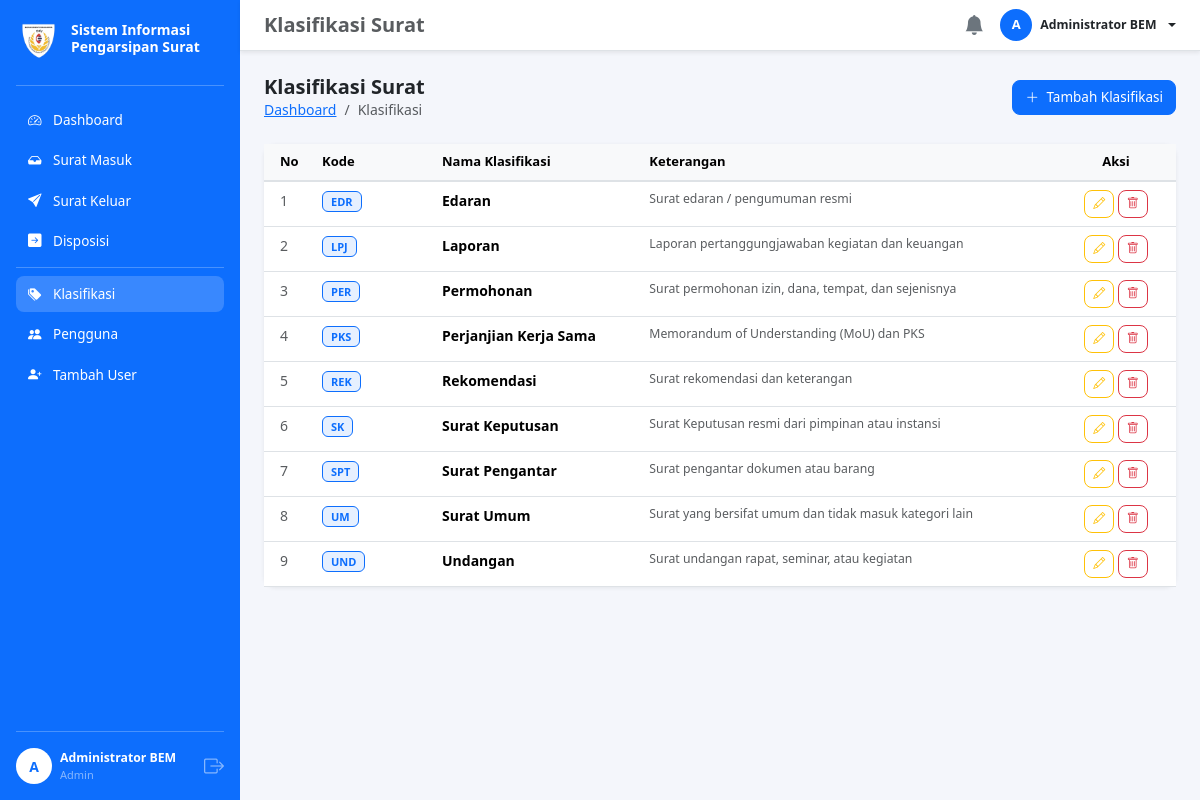
/klasifikasi (signed in), run on the app's committed database.
### tables this page shows
CREATE TABLE `klasifikasi` (
  `id` int(10) UNSIGNED NOT NULL,
  `kode` varchar(20) NOT NULL,
  `nama_klasifikasi` varchar(100) NOT NULL,
  `keterangan` text DEFAULT NULL,
  `created_at` timestamp NOT NULL DEFAULT current_timestamp()
);

### app/controllers/KlasifikasiController.php (called while the page is built, shortened)
<?php
class KlasifikasiController {
    private Klasifikasi  $model;
    public function __construct() {
        $this->model = new Klasifikasi();
    }
    public function index(): void {
        $list = $this->model->getAll();
        require ROOT_PATH . '/app/views/klasifikasi/index.php';
    }
}

### index.php (called while the page is built, shortened)
<?php
require_once __DIR__ . '/config/database.php';
require_once __DIR__ . '/helpers/auth_helper.php';
require_once __DIR__ . '/helpers/format_helper.php';
require_once __DIR__ . '/app/models/Klasifikasi.php';
require_once __DIR__ . '/app/controllers/KlasifikasiController.php';
require_once __DIR__ . '/routes/web.php';
route();

### helpers/auth_helper.php (called while the page is built, shortened)
<?php
function currentUser(): array {
    return [
        'id'    => $_SESSION['user_id']   ?? null,
        'nama'  => $_SESSION['user_nama'] ?? '',
        'email' => $_SESSION['user_email'] ?? '',
        'role'  => $_SESSION['user_role'] ?? '',
    ];
}

### helpers/format_helper.php (called while the page is built, shortened)
<?php
function sanitize(mixed $input): string {
    return htmlspecialchars(trim((string)$input), ENT_QUOTES, 'UTF-8');
}

### config/database.php (called while the page is built, shortened)
<?php
function getDB(): PDO {
    static $pdo = null;
    if ($pdo === null) {
        $dsn = "mysql:host=" . DB_HOST . ";dbname=" . DB_NAME . ";charset=" . DB_CHARSET;
        $options = [
            PDO::ATTR_ERRMODE            => PDO::ERRMODE_EXCEPTION,
            PDO::ATTR_DEFAULT_FETCH_MODE => PDO::FETCH_ASSOC,
            PDO::ATTR_EMULATE_PREPARES   => false,
        ];
        try {
            $pdo = new PDO($dsn, DB_USER, DB_PASS, $options);
        } catch (PDOException $e) {
            die(json_encode(['error' => 'Koneksi database gagal: ' . $e->getMessage()]));
        }
    }
    return $pdo;
}

### app/models/Klasifikasi.php (called while the page is built, shortened)
<?php
class Klasifikasi {
    private PDO $db;
    public function __construct() {
        $this->db = getDB();
    }
    public function getAll(): array {
        return $this->db->query("SELECT * FROM klasifikasi ORDER BY kode")->fetchAll();
    }
}

### app/views/klasifikasi/index.php (the view, shortened to what this page needs)
<?php
$pageTitle = 'Klasifikasi Surat';
require ROOT_PATH . '/app/views/layouts/header.php';
require ROOT_PATH . '/app/views/layouts/sidebar.php';
?>
<div class="main-content">
<?php require ROOT_PATH . '/app/views/layouts/navbar.php'; ?>
<main class="page-content">
    <div class="d-flex justify-content-between align-items-center mb-4">
        <div>
            <h5 class="fw-bold mb-0">Klasifikasi Surat</h5>
            <nav aria-label="breadcrumb">
                <ol class="breadcrumb small mb-0">
                    <li class="breadcrumb-item"><a href="<?= APP_URL ?>/dashboard">Dashboard</a></li>
                    <li class="breadcrumb-item active">Klasifikasi</li>
                </ol>
            </nav>
        </div>
        <button class="btn btn-primary" data-bs-toggle="modal" data-bs-target="#modalTambah">
            <i class="bi bi-plus-lg me-1"></i> Tambah Klasifikasi
        </button>
    </div>
    <div class="card">
        <div class="card-body p-0">
            <div class="table-responsive">
                <table class="table table-hover mb-0">
                    <thead>
                        <tr>
                            <th class="ps-3" width="50">No</th>
                            <th width="120">Kode</th>
                            <th>Nama Klasifikasi</th>
                            <th>Keterangan</th>
                            <th class="text-center" width="120">Aksi</th>
                        </tr>
                    </thead>
                    <tbody>
                    <?php if (empty($list)): ?>
                        <tr><td colspan="5" class="text-center text-muted py-5">
                            <i class="bi bi-tags fs-2 d-block mb-2 opacity-50"></i>
                            Belum ada klasifikasi
                        </td></tr>
                    <?php else: ?>
                        <?php $no = 1; ?>
                        <?php foreach ($list as $k): ?>
                        <tr>
                            <td class="ps-3 text-muted"><?= $no++ ?></td>
                            <td>
                                <span class="badge bg-primary bg-opacity-10 text-primary border border-primary fw-semibold">
                                    <?= sanitize($k['kode']) ?>
                                </span>
                            </td>
                            <td class="fw-semibold"><?= sanitize($k['nama_klasifikasi']) ?></td>
                            <td class="text-muted small"><?= sanitize($k['keterangan'] ?? '—') ?></td>
                            <td class="text-center text-nowrap">
                                <button class="btn btn-sm btn-outline-warning"
                                        data-bs-toggle="modal"
                                        data-bs-target="#modalEdit"
                                        data-id="<?= $k['id'] ?>"
                                        data-kode="<?= sanitize($k['kode']) ?>"
                                        data-nama="<?= sanitize($k['nama_klasifikasi']) ?>"
                                        data-ket="<?= sanitize($k['keterangan'] ?? '') ?>"
                                        title="Edit">
                                    <i class="bi bi-pencil"></i>
                                </button>
                                <a href="<?= APP_URL ?>/klasifikasi/hapus/<?= $k['id'] ?>"
                                   class="btn btn-sm btn-outline-danger btn-hapus" title="Hapus">
                                    <i class="bi bi-trash"></i>
                                </a>
                            </td>
                        </tr>
                        <?php endforeach; ?>
                    <?php endif; ?>
                    </tbody>
                </table>
            </div>
        </div>
    </div>
</main>
</div>
<?php require ROOT_PATH . '/app/views/layouts/footer.php'; ?>

### routes/web.php (shortened to what this page needs)
<?php
function route(): void {
    $uri    = trim($_SERVER['PATH_INFO'] ?? '/', '/');
    $parts  = explode('/', $uri);
    $seg0   = $parts[0] ?? '';
    $seg1   = $parts[1] ?? '';
    switch ($seg0) {
        case 'klasifikasi':
            $ctrl = new KlasifikasiController();
            if ($seg1 === '')             { $ctrl->index();          break; }
            break;
    }
}

### app/views/layouts/header.php (shortened to what this page needs)
<!DOCTYPE html>
<html lang="id">
<head>
    <link rel="stylesheet" href="https://cdn.jsdelivr.net/npm/bootstrap@5.3.3/dist/css/bootstrap.min.css">
    <link rel="stylesheet" href="https://cdn.jsdelivr.net/npm/bootstrap-icons@1.11.3/font/bootstrap-icons.css">
    <link rel="stylesheet" href="https://cdn.datatables.net/1.13.8/css/dataTables.bootstrap5.min.css">
    <link rel="stylesheet" href="<?= APP_URL ?>/public/css/style.css">
</head>
<body>
<div class="wrapper d-flex">

### app/views/layouts/sidebar.php (shortened to what this page needs)
<?php
$currentUser  = currentUser();
$role         = $currentUser['role'];
$currentUri   = trim($_SERVER['PATH_INFO'] ?? '/', '/');
function isActive(string $prefix, string $uri): string {
    return str_starts_with($uri, $prefix) ? 'active' : '';
}
$canSuratMasuk  = in_array($role, ['admin', 'operator']);
$canSuratKeluar = in_array($role, ['admin', 'operator']);
$canKlasifikasi = $role === 'admin';
$canPengguna    = $role === 'admin';
?>
<nav id="sidebar" class="sidebar d-flex flex-column flex-shrink-0 p-3 bg-primary text-white">
    <a href="<?= APP_URL ?>/dashboard" class="d-flex align-items-center mb-4 text-white text-decoration-none">
        <img src="<?= APP_URL ?>/assets/img/logo.png"
            alt="Logo BEM"
            style="width:45px;height:45px;object-fit:cover;border-radius:50%;margin-right:10px;">
        <span class="fw-semibold" style="font-size:14px; line-height:1.2;">
            <?= APP_NAME ?>
        </span>
    </a>
    <hr class="border-light my-0 mb-3">
    <ul class="nav nav-pills flex-column mb-auto gap-1">
        <li class="nav-item">
            <a href="<?= APP_URL ?>/dashboard"
               class="nav-link text-white <?= isActive('dashboard', $currentUri) ?>">
                <i class="bi bi-speedometer2 me-2"></i> Dashboard
            </a>
        </li>
        <?php if ($canSuratMasuk): ?>
        <li class="nav-item">
            <a href="<?= APP_URL ?>/surat-masuk"
               class="nav-link text-white <?= isActive('surat-masuk', $currentUri) ?>">
                <i class="bi bi-inbox-fill me-2"></i> Surat Masuk
            </a>
        </li>
        <?php endif; ?>
        <?php if ($canSuratKeluar): ?>
        <li class="nav-item">
            <a href="<?= APP_URL ?>/surat-keluar"
               class="nav-link text-white <?= isActive('surat-keluar', $currentUri) ?>">
                <i class="bi bi-send-fill me-2"></i> Surat Keluar
            </a>
        </li>
        <?php endif; ?>
        <li class="nav-item">
            <a href="<?= APP_URL ?>/disposisi"
               class="nav-link text-white <?= isActive('disposisi', $currentUri) ?>">
                <i class="bi bi-arrow-right-square-fill me-2"></i> Disposisi
            </a>
        </li>
        <?php if ($canKlasifikasi || $canPengguna): ?>
        <hr class="border-light my-1">
        <?php endif; ?>
        <?php if ($canKlasifikasi): ?>
        <li class="nav-item">
            <a href="<?= APP_URL ?>/klasifikasi"
               class="nav-link text-white <?= isActive('klasifikasi', $currentUri) ?>">
                <i class="bi bi-tags-fill me-2"></i> Klasifikasi
            </a>
        </li>
        <?php endif; ?>
        <?php if ($canPengguna): ?>
        <li class="nav-item">
            <a href="<?= APP_URL ?>/users"
               class="nav-link text-white <?= isActive('users', $currentUri) ?>">
                <i class="bi bi-people-fill me-2"></i> Pengguna
            </a>
        </li>
        <li class="nav-item">
            <a href="<?= APP_URL ?>/auth/register"
               class="nav-link text-white <?= isActive('auth/register', $currentUri) ?>">
                <i class="bi bi-person-plus-fill me-2"></i> Tambah User
            </a>
        </li>
        <?php endif; ?>
    </ul>
    <hr class="border-light">
    <div class="d-flex align-items-center gap-2">
        <div class="rounded-circle bg-white text-primary d-flex align-items-center justify-content-center"
             style="width:36px;height:36px;font-weight:700;flex-shrink:0">
            <?= strtoupper(substr($currentUser['nama'], 0, 1)) ?>
        </div>
        <div class="overflow-hidden">
            <div class="fw-semibold text-truncate small"><?= sanitize($currentUser['nama']) ?></div>
            <div class="text-white-50 text-truncate" style="font-size:11px"><?= ucfirst($role) ?></div>
        </div>
        <a href="#" onclick="document.getElementById('modalLogout').classList.add('show');
                document.getElementById('modalLogout').style.display='block';
                document.getElementById('backdropLogout').style.display='block'; return false;"
           class="ms-auto text-white-50 text-decoration-none" title="Logout">
            <i class="bi bi-box-arrow-right fs-5"></i>
        </a>
    </div>
</nav>

### app/views/layouts/navbar.php (shortened to what this page needs)
<nav class="navbar navbar-expand-lg bg-white border-bottom px-4 py-2 sticky-top shadow-sm">
    <span class="navbar-brand mb-0 h6 fw-semibold text-muted">
        <?= sanitize($pageTitle ?? 'Dashboard') ?>
    </span>
    <div class="ms-auto d-flex align-items-center gap-3">
        <?php
        $u = currentUser();
        ?>
        <a href="<?= APP_URL ?>/disposisi" class="position-relative text-secondary text-decoration-none">
            <i class="bi bi-bell-fill fs-5"></i>
        </a>
        <div class="dropdown">
            <a class="d-flex align-items-center gap-2 text-decoration-none text-dark dropdown-toggle"
               href="#" data-bs-toggle="dropdown">
                <div class="rounded-circle bg-primary text-white d-flex align-items-center justify-content-center"
                     style="width:32px;height:32px;font-weight:700;font-size:13px">
                    <?= strtoupper(substr($u['nama'], 0, 1)) ?>
                </div>
                <span class="d-none d-md-inline small fw-semibold"><?= sanitize($u['nama']) ?></span>
            </a>
        </div>
    </div>
</nav>

### app/views/layouts/footer.php (shortened to what this page needs)
</div>
</body>
</html>

### public/css/style.css (style rules this page uses)
body { background: #f4f6fb; font-size: 14px; }
.wrapper { min-height: 100vh; }
.sidebar { width: 240px; min-height: 100vh; position: sticky; top: 0; height: 100vh; overflow-y: auto; transition: transform .25s ease; z-index: 1000; }
.sidebar .nav-link { border-radius: 8px; padding: 8px 12px; font-size: 13.5px; }
.sidebar .nav-link.active, .sidebar .nav-link:hover { background: rgba(255,255,255,.18); }
.main-content { flex: 1; min-width: 0; display: flex; flex-direction: column; }
.page-content { flex: 1; padding: 24px; }
.card { border: none; border-radius: 12px; box-shadow: 0 1px 4px rgba(0,0,0,.07); }
.table thead th { background: #f8f9fa; font-weight: 600; font-size: 13px; border-bottom: 2px solid #dee2e6; }
.badge { font-size: 11px; font-weight: 500; padding: 4px 8px; border-radius: 6px; }
.btn { border-radius: 8px; font-size: 13.5px; }
.btn-sm { font-size: 12px; }

### data on the page
klasifikasi: kode "EDR", nama_klasifikasi "Edaran", keterangan "Surat edaran / pengumuman resmi"
klasifikasi: kode "LPJ", nama_klasifikasi "Laporan", keterangan "Laporan pertanggungjawaban kegiatan dan keuangan"
klasifikasi: kode "PER", nama_klasifikasi "Permohonan", keterangan "Surat permohonan izin, dana, tempat, dan sejenisnya"
klasifikasi: kode "PKS", nama_klasifikasi "Perjanjian Kerja Sama", keterangan "Memorandum of Understanding (MoU) dan PKS"
klasifikasi: kode "REK", nama_klasifikasi "Rekomendasi", keterangan "Surat rekomendasi dan keterangan"
klasifikasi: kode "SK", nama_klasifikasi "Surat Keputusan", keterangan "Surat Keputusan resmi dari pimpinan atau instansi"
klasifikasi: kode "SPT", nama_klasifikasi "Surat Pengantar", keterangan "Surat pengantar dokumen atau barang"
klasifikasi: kode "UM", nama_klasifikasi "Surat Umum", keterangan "Surat yang bersifat umum dan tidak masuk kategori lain"
klasifikasi: kode "UND", nama_klasifikasi "Undangan", keterangan "Surat undangan rapat, seminar, atau kegiatan"

### other printed values
APP_NAME "Sistem Informasi Pengarsipan Surat"
substr($currentUser['nama'], 0, 1) "A"
$currentUser['nama'] "Administrator BEM"
$role "Admin"
$pageTitle "Klasifikasi Surat"
substr($u['nama'], 0, 1) "A"
$u['nama'] "Administrator BEM"
